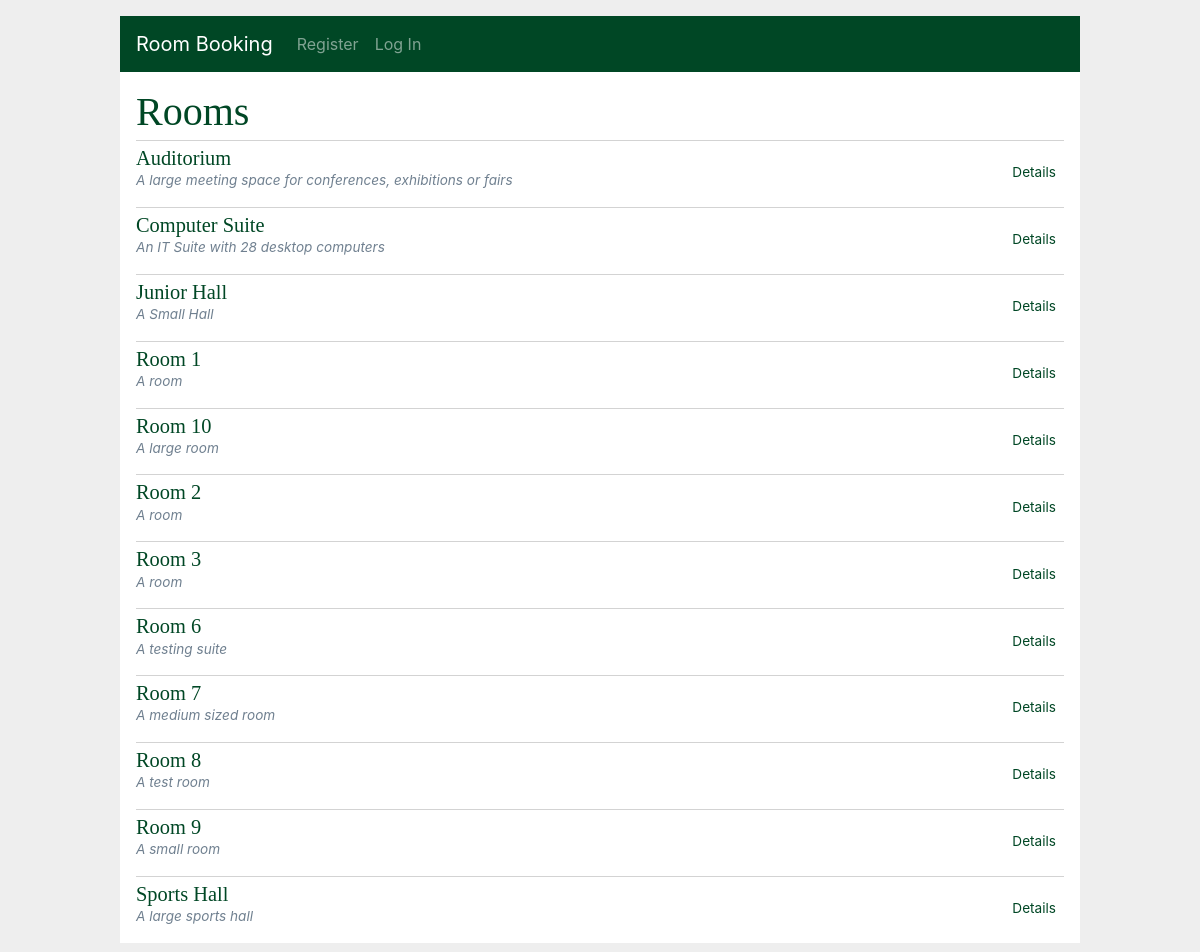
/rooms/, run on the app's committed database.
### app/models/room.py (models this page shows, shortened)
class Room(db.Model):
    __tablename__ = "rooms"
    id = db.Column(db.Integer, primary_key=True, autoincrement=True, nullable=False)
    name = db.Column(db.String(150), unique=True, nullable=False)
    description = db.Column(db.String, nullable=False)
    room_bookings = db.relationship('RoomBooking', back_populates="room", cascade='all, delete, delete-orphan')
    room_resources = db.relationship('RoomResource', back_populates="room", cascade='all, delete, delete-orphan')

### app/rooms/routes.py (the view)
@bp.route('/')
def index():
    rooms = Room.query.order_by(Room.name).all()
    return render_template('rooms/index.html', rooms=rooms)

### app/main/routes.py (called while the page is built)
@bp.before_app_request
def load_logged_in_user():
    user_id = session.get('user_id')
    if user_id is None:
        g.user = None
    else:
        g.user = User.query.filter_by(
                id=user_id).first()

### app/templates/rooms/index.html (shortened to what this page needs)
{% extends 'base.html' %}
{% block header %}
  <h1>{% block title %}Rooms{% endblock %}</h1>
{% endblock %}
{% block content %}
  {% for room in rooms %}
    <article class="booking">
      <header>
        <div>
          <a href="{{ url_for('rooms.details', id=room['id']) }}"><h1>{{ room['name'] }}</h1></a>
          <div class="about"> {{ room['description'] }}</div>
        </div>
        <div>
          <a class="action" href="{{ url_for('rooms.details', id=room['id']) }}">Details</a>
        </div>
      </header>
    </article>
    {% if not loop.last %}
      <hr style="margin-bottom: 0">
    {% endif %}
  {% endfor %}
{% endblock %}

### app/static/style.css (style rules this page uses)
html { font-family: Libre Baskerville, serif, Montserrat,sans-serif; background: #eee; padding: 1rem; }
body { max-width: 960px; margin: 0 auto; background: white; }
h1 { font-family: serif; color: #004725; margin: 1rem 0; }
a { color: #004725; }
hr { border: none; border-top: 1px solid lightgray; }
nav ul li a, nav ul li span, header .action { display: block; padding: 0.5rem; }
.booking > header { display: flex; align-items: flex-end; font-size: 0.85em; margin-top: 5px; }
.booking > header > div:first-of-type { flex: auto; }
.booking > header h1 { font-size: 1.5em; margin: 0; }
.booking .about { color: slategray; font-style: italic; }
.content > header h1 { flex: auto; margin: 1rem 0 0.25rem 0; }

### data on the page
Room: name "Auditorium", description "A large meeting space for conferences, exhibitions or fairs"
Room: name "Computer Suite", description "An IT Suite with 28 desktop computers"
Room: name "Junior Hall", description "A Small Hall"
Room: name "Room 1", description "A room"
Room: name "Room 10", description "A large room"
Room: name "Room 2", description "A room"
Room: name "Room 3", description "A room"
Room: name "Room 6", description "A testing suite"
Room: name "Room 7", description "A medium sized room"
Room: name "Room 8", description "A test room"
Room: name "Room 9", description "A small room"
Room: name "Sports Hall", description "A large sports hall"
